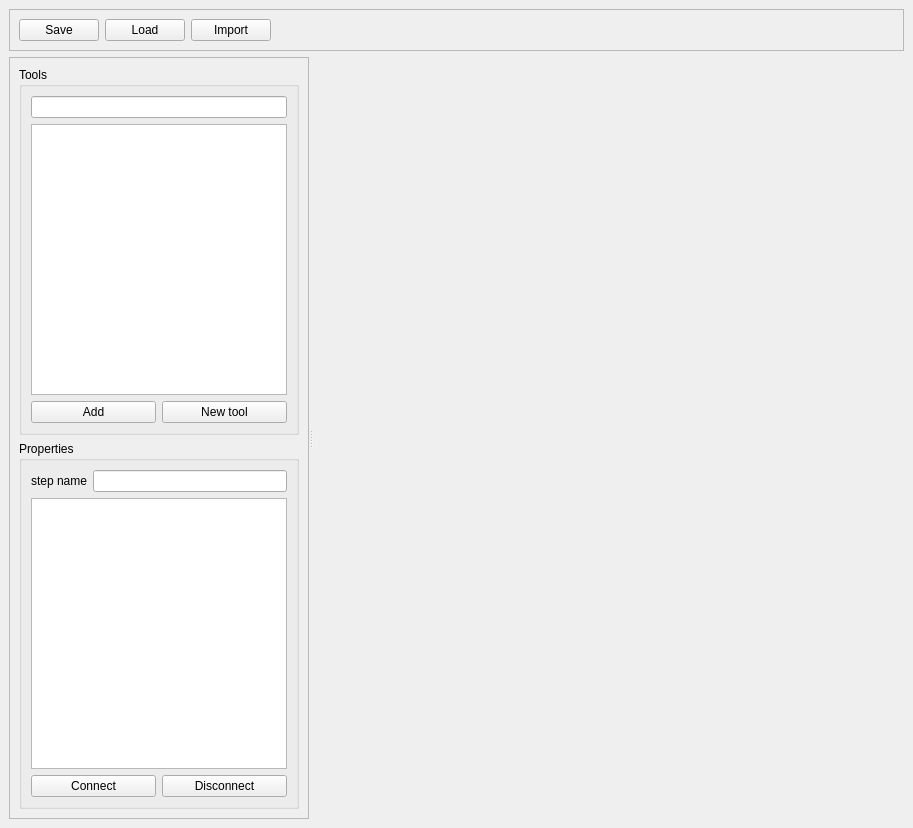
<?xml version="1.0" encoding="UTF-8"?>
<ui version="4.0">
 <class>MainWindow</class>
 <widget class="QMainWindow" name="MainWindow">
  <property name="geometry">
   <rect>
    <x>0</x>
    <y>0</y>
    <width>913</width>
    <height>828</height>
   </rect>
  </property>
  <property name="windowTitle">
   <string>Pipeline editor</string>
  </property>
  <widget class="QWidget" name="centralwidget">
   <layout class="QVBoxLayout" name="verticalLayout_4">
    <item>
     <widget class="QFrame" name="frame_2">
      <property name="sizePolicy">
       <sizepolicy hsizetype="Preferred" vsizetype="Fixed">
        <horstretch>0</horstretch>
        <verstretch>0</verstretch>
       </sizepolicy>
      </property>
      <property name="frameShape">
       <enum>QFrame::StyledPanel</enum>
      </property>
      <property name="frameShadow">
       <enum>QFrame::Raised</enum>
      </property>
      <layout class="QHBoxLayout" name="horizontalLayout_4">
       <item>
        <widget class="QPushButton" name="pushButton">
         <property name="text">
          <string>Save</string>
         </property>
        </widget>
       </item>
       <item>
        <widget class="QPushButton" name="pushButton_3">
         <property name="text">
          <string>Load</string>
         </property>
        </widget>
       </item>
       <item>
        <widget class="QPushButton" name="pushButton_4">
         <property name="text">
          <string>Import</string>
         </property>
        </widget>
       </item>
       <item>
        <spacer name="horizontalSpacer_2">
         <property name="orientation">
          <enum>Qt::Horizontal</enum>
         </property>
         <property name="sizeHint" stdset="0">
          <size>
           <width>614</width>
           <height>20</height>
          </size>
         </property>
        </spacer>
       </item>
      </layout>
     </widget>
    </item>
    <item>
     <widget class="QSplitter" name="splitter">
      <property name="orientation">
       <enum>Qt::Horizontal</enum>
      </property>
      <widget class="QFrame" name="frame">
       <property name="sizePolicy">
        <sizepolicy hsizetype="Fixed" vsizetype="Expanding">
         <horstretch>0</horstretch>
         <verstretch>0</verstretch>
        </sizepolicy>
       </property>
       <property name="frameShape">
        <enum>QFrame::StyledPanel</enum>
       </property>
       <property name="frameShadow">
        <enum>QFrame::Raised</enum>
       </property>
       <layout class="QVBoxLayout" name="verticalLayout_3">
        <item>
         <widget class="QGroupBox" name="groupBox">
          <property name="sizePolicy">
           <sizepolicy hsizetype="Preferred" vsizetype="Expanding">
            <horstretch>0</horstretch>
            <verstretch>0</verstretch>
           </sizepolicy>
          </property>
          <property name="title">
           <string>Tools</string>
          </property>
          <layout class="QVBoxLayout" name="verticalLayout">
           <item>
            <widget class="QLineEdit" name="edFilter"/>
           </item>
           <item>
            <widget class="QListView" name="lstTools"/>
           </item>
           <item>
            <layout class="QHBoxLayout" name="horizontalLayout">
             <item>
              <widget class="QPushButton" name="btnAddStep">
               <property name="text">
                <string>Add</string>
               </property>
              </widget>
             </item>
             <item>
              <widget class="QPushButton" name="btnNewTool">
               <property name="text">
                <string>New tool</string>
               </property>
              </widget>
             </item>
            </layout>
           </item>
          </layout>
         </widget>
        </item>
        <item>
         <widget class="QGroupBox" name="groupBox_2">
          <property name="sizePolicy">
           <sizepolicy hsizetype="Preferred" vsizetype="Expanding">
            <horstretch>0</horstretch>
            <verstretch>0</verstretch>
           </sizepolicy>
          </property>
          <property name="title">
           <string>Properties</string>
          </property>
          <layout class="QVBoxLayout" name="verticalLayout_2">
           <item>
            <layout class="QHBoxLayout" name="horizontalLayout_3">
             <item>
              <widget class="QLabel" name="label">
               <property name="text">
                <string>step name</string>
               </property>
              </widget>
             </item>
             <item>
              <widget class="QLineEdit" name="edSelectedName"/>
             </item>
            </layout>
           </item>
           <item>
            <widget class="QTableView" name="tblSelectedStepArgs"/>
           </item>
           <item>
            <layout class="QHBoxLayout" name="horizontalLayout_2">
             <item>
              <widget class="QPushButton" name="btnConnect">
               <property name="text">
                <string>Connect</string>
               </property>
              </widget>
             </item>
             <item>
              <widget class="QPushButton" name="pushButton_2">
               <property name="text">
                <string>Disconnect</string>
               </property>
              </widget>
             </item>
            </layout>
           </item>
          </layout>
         </widget>
        </item>
       </layout>
      </widget>
      <widget class="QWidget" name="">
       <layout class="QVBoxLayout" name="areaLayout">
        <property name="sizeConstraint">
         <enum>QLayout::SetDefaultConstraint</enum>
        </property>
        <item>
         <spacer name="horizontalSpacer_3">
          <property name="orientation">
           <enum>Qt::Horizontal</enum>
          </property>
          <property name="sizeHint" stdset="0">
           <size>
            <width>1000</width>
            <height>0</height>
           </size>
          </property>
         </spacer>
        </item>
        <item>
         <spacer name="horizontalSpacer">
          <property name="orientation">
           <enum>Qt::Horizontal</enum>
          </property>
          <property name="sizeHint" stdset="0">
           <size>
            <width>100</width>
            <height>0</height>
           </size>
          </property>
         </spacer>
        </item>
       </layout>
      </widget>
     </widget>
    </item>
   </layout>
   <zorder>frame</zorder>
   <zorder>frame_2</zorder>
   <zorder></zorder>
   <zorder></zorder>
   <zorder>splitter</zorder>
   <zorder>horizontalSpacer</zorder>
   <zorder>horizontalSpacer</zorder>
  </widget>
  <action name="actionAbout">
   <property name="text">
    <string>About</string>
   </property>
  </action>
 </widget>
 <resources/>
 <connections/>
</ui>
